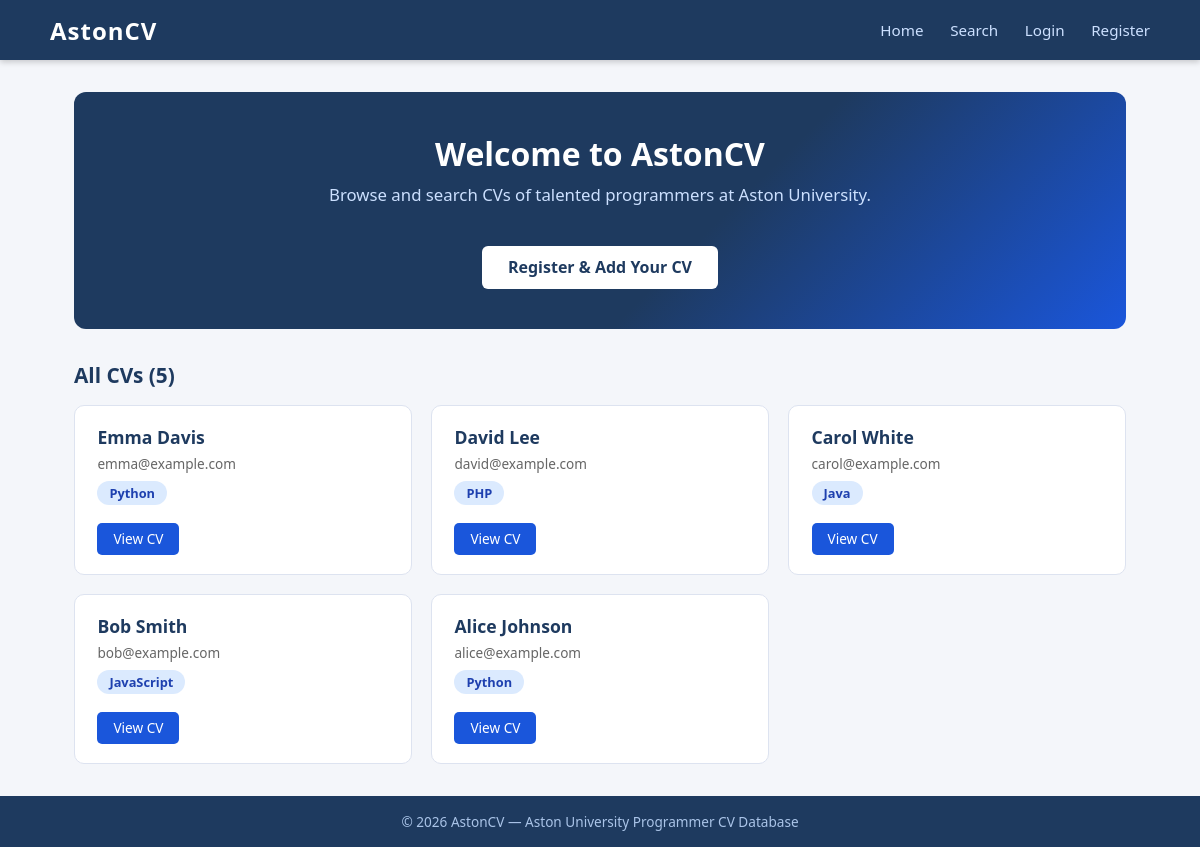
The page / on the database its author committed.
### tables this page shows
CREATE TABLE `cvs` (
  `id`             bigint(20) UNSIGNED NOT NULL,
  `name`           varchar(100) NOT NULL,
  `email`          varchar(100) NOT NULL,
  `password`       varchar(255) NOT NULL,
  `keyprogramming` varchar(255) DEFAULT NULL,
  `profile`        varchar(500) DEFAULT NULL,
  `education`      varchar(500) DEFAULT NULL,
  `URLlinks`       varchar(500) DEFAULT NULL
);

### includes/auth.php (called while the page is built, shortened)
<?php
function isLoggedIn() {
    return isset($_SESSION['user_id']);
}
function e($string) {
    return htmlspecialchars($string ?? '', ENT_QUOTES, 'UTF-8');
}

### index.php (the view)
<?php
require_once 'includes/db.php';
require_once 'includes/header.php';
$stmt = $pdo->query("SELECT id, name, email, keyprogramming FROM cvs ORDER BY id DESC");
$cvs = $stmt->fetchAll();
?>
<div class="hero">
    <h1>Welcome to AstonCV</h1>
    <p>Browse and search CVs of talented programmers at Aston University.</p>
    <?php if (!isLoggedIn()): ?>
        <a href="register.php" class="btn">Register &amp; Add Your CV</a>
    <?php else: ?>
        <a href="update_cv.php" class="btn">Update My CV</a>
    <?php endif; ?>
</div>
<h2>All CVs (<?= count($cvs) ?>)</h2>
<?php if (empty($cvs)): ?>
    <div class="empty">
        <p>No CVs yet. <a href="register.php">Register</a> to add yours!</p>
    </div>
<?php else: ?>
    <div class="cv-grid">
        <?php foreach ($cvs as $cv): ?>
            <div class="cv-card">
                <h3><?= e($cv['name']) ?></h3>
                <div class="email"><?= e($cv['email']) ?></div>
                <?php if ($cv['keyprogramming']): ?>
                    <span class="tag"><?= e($cv['keyprogramming']) ?></span>
                <?php endif; ?>
                <br>
                <a href="view_cv.php?id=<?= (int)$cv['id'] ?>" class="btn-sm">View CV</a>
            </div>
        <?php endforeach; ?>
    </div>
<?php endif; ?>
<?php require_once 'includes/footer.php'; ?>

### includes/header.php (shortened to what this page needs)
<?php
require_once __DIR__ . '/auth.php';
?>
<!DOCTYPE html>
<html lang="en">
<head>
    <link rel="stylesheet" href="<?= isset($rootPath) ? $rootPath : '' ?>css/style.css">
</head>
<body>
<header>
    <div class="header-inner">
        <a href="<?= isset($rootPath) ? $rootPath : '' ?>index.php" class="logo">AstonCV</a>
        <nav>
            <a href="<?= isset($rootPath) ? $rootPath : '' ?>index.php">Home</a>
            <a href="<?= isset($rootPath) ? $rootPath : '' ?>search.php">Search</a>
            <?php if (isLoggedIn()): ?>
                <a href="<?= isset($rootPath) ? $rootPath : '' ?>update_cv.php">My CV</a>
                <a href="<?= isset($rootPath) ? $rootPath : '' ?>logout.php">Logout</a>
            <?php else: ?>
                <a href="<?= isset($rootPath) ? $rootPath : '' ?>login.php">Login</a>
                <a href="<?= isset($rootPath) ? $rootPath : '' ?>register.php">Register</a>
            <?php endif; ?>
        </nav>
    </div>
</header>
<main>

### includes/footer.php
</main>
<footer>
    <p>&copy; <?= date('Y') ?> AstonCV &mdash; Aston University Programmer CV Database</p>
</footer>
</body>
</html>

### css/style.css (style rules this page uses)
*, *::before, *::after { box-sizing: border-box; margin: 0; padding: 0; }
body { font-family: 'Segoe UI', Arial, sans-serif; font-size: 16px; background: #f4f6fa; color: #222; min-height: 100vh; display: flex; flex-direction: column; }
a { color: #1a56db; text-decoration: none; }
header { background: #1e3a5f; color: #fff; padding: 0 2rem; box-shadow: 0 2px 6px rgba(0,0,0,0.2); }
.header-inner { max-width: 1100px; margin: 0 auto; display: flex; align-items: center; justify-content: space-between; height: 60px; }
.logo { font-size: 1.5rem; font-weight: 700; color: #fff; letter-spacing: 1px; }
nav a { color: #cce0ff; margin-left: 1.4rem; font-size: 0.95rem; transition: color 0.2s; }
main { flex: 1; max-width: 1100px; margin: 2rem auto; width: 100%; padding: 0 1.5rem; }
footer { background: #1e3a5f; color: #aac4e8; text-align: center; padding: 1rem; font-size: 0.85rem; }
h1 { font-size: 1.8rem; margin-bottom: 1.2rem; color: #1e3a5f; }
h2 { font-size: 1.3rem; margin-bottom: 0.8rem; color: #1e3a5f; }
.cv-grid { display: grid; grid-template-columns: repeat(auto-fill, minmax(280px, 1fr)); gap: 1.2rem; margin-top: 1rem; }
.cv-card { background: #fff; border: 1px solid #dde3f0; border-radius: 10px; padding: 1.2rem 1.4rem; transition: box-shadow 0.2s, transform 0.2s; }
.cv-card h3 { font-size: 1.1rem; color: #1e3a5f; margin-bottom: 0.3rem; }
.cv-card .email { font-size: 0.85rem; color: #666; margin-bottom: 0.5rem; }
.cv-card .tag { display: inline-block; background: #dbeafe; color: #1e40af; border-radius: 20px; padding: 0.2rem 0.75rem; font-size: 0.8rem; font-weight: 600; margin-bottom: 0.8rem; }
.cv-card .btn-sm { display: inline-block; background: #1a56db; color: #fff; padding: 0.4rem 1rem; border-radius: 5px; font-size: 0.85rem; margin-top: 0.3rem; }
.btn { display: inline-block; background: #1a56db; color: #fff; padding: 0.65rem 1.6rem; border: none; border-radius: 6px; font-size: 1rem; font-weight: 600; cursor: pointer; margin-top: 1.3rem; transition: background 0.2s; }
.hero { background: linear-gradient(135deg, #1e3a5f 60%, #1a56db); color: #fff; border-radius: 12px; padding: 2.5rem 2rem; margin-bottom: 2rem; text-align: center; }
.hero h1 { color: #fff; font-size: 2rem; margin-bottom: 0.5rem; }
.hero p { font-size: 1.05rem; color: #cce0ff; margin-bottom: 1.2rem; }
.hero .btn { background: #fff; color: #1e3a5f; font-weight: 700; }

### rows shown on the page
cvs: name "Emma Davis", email "emma@example.com", keyprogramming "Python"
cvs: name "David Lee", email "david@example.com", keyprogramming "PHP"
cvs: name "Carol White", email "carol@example.com", keyprogramming "Java"
cvs: name "Bob Smith", email "bob@example.com", keyprogramming "JavaScript"
cvs: name "Alice Johnson", email "alice@example.com", keyprogramming "Python"

### other values the page prints
count($cvs) "5"
